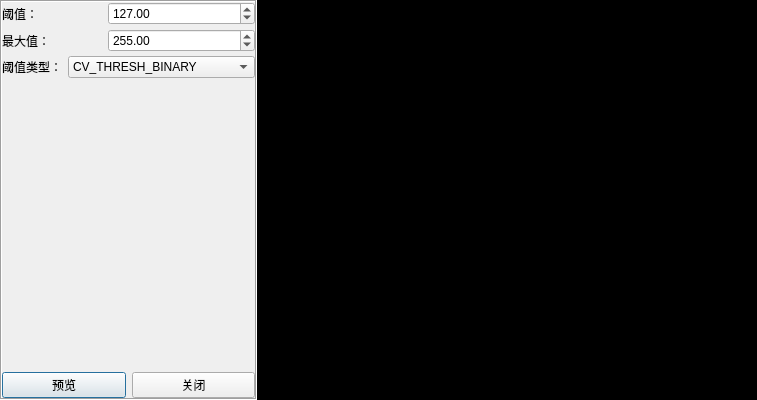
<?xml version="1.0" encoding="UTF-8"?>
<ui version="4.0">
 <class>ThresholdDialog</class>
 <widget class="QDialog" name="ThresholdDialog">
  <property name="geometry">
   <rect>
    <x>0</x>
    <y>0</y>
    <width>743</width>
    <height>400</height>
   </rect>
  </property>
  <property name="windowTitle">
   <string>阈值分割</string>
  </property>
  <layout class="QGridLayout" name="gridLayout">
   <property name="leftMargin">
    <number>0</number>
   </property>
   <property name="topMargin">
    <number>0</number>
   </property>
   <property name="rightMargin">
    <number>0</number>
   </property>
   <property name="bottomMargin">
    <number>0</number>
   </property>
   <property name="horizontalSpacing">
    <number>0</number>
   </property>
   <item row="0" column="1">
    <widget class="QLabel" name="label">
     <property name="minimumSize">
      <size>
       <width>500</width>
       <height>400</height>
      </size>
     </property>
     <property name="maximumSize">
      <size>
       <width>500</width>
       <height>400</height>
      </size>
     </property>
     <property name="styleSheet">
      <string notr="true">background-color: rgb(0, 0, 0);</string>
     </property>
     <property name="text">
      <string/>
     </property>
    </widget>
   </item>
   <item row="0" column="0">
    <widget class="QFrame" name="frame">
     <property name="frameShape">
      <enum>QFrame::Box</enum>
     </property>
     <property name="frameShadow">
      <enum>QFrame::Sunken</enum>
     </property>
     <layout class="QGridLayout" name="gridLayout_2">
      <property name="leftMargin">
       <number>0</number>
      </property>
      <property name="topMargin">
       <number>0</number>
      </property>
      <property name="rightMargin">
       <number>0</number>
      </property>
      <property name="bottomMargin">
       <number>0</number>
      </property>
      <property name="horizontalSpacing">
       <number>0</number>
      </property>
      <property name="verticalSpacing">
       <number>4</number>
      </property>
      <item row="0" column="0">
       <layout class="QHBoxLayout" name="horizontalLayout">
        <item>
         <widget class="QLabel" name="label_2">
          <property name="text">
           <string>阈值：</string>
          </property>
         </widget>
        </item>
        <item>
         <widget class="QDoubleSpinBox" name="doubleSpinBox_Threshold">
          <property name="minimumSize">
           <size>
            <width>147</width>
            <height>0</height>
           </size>
          </property>
          <property name="maximum">
           <double>10000.000000000000000</double>
          </property>
          <property name="value">
           <double>127.000000000000000</double>
          </property>
         </widget>
        </item>
       </layout>
      </item>
      <item row="4" column="0">
       <layout class="QHBoxLayout" name="horizontalLayout_4">
        <item>
         <widget class="QPushButton" name="pushButton">
          <property name="text">
           <string>预览</string>
          </property>
         </widget>
        </item>
        <item>
         <widget class="QPushButton" name="pushButton_2">
          <property name="text">
           <string>关闭</string>
          </property>
         </widget>
        </item>
       </layout>
      </item>
      <item row="1" column="0">
       <layout class="QHBoxLayout" name="horizontalLayout_2">
        <item>
         <widget class="QLabel" name="label_3">
          <property name="text">
           <string>最大值：</string>
          </property>
         </widget>
        </item>
        <item>
         <widget class="QDoubleSpinBox" name="doubleSpinBox_MaxVal">
          <property name="minimumSize">
           <size>
            <width>147</width>
            <height>0</height>
           </size>
          </property>
          <property name="maximum">
           <double>10000.000000000000000</double>
          </property>
          <property name="value">
           <double>255.000000000000000</double>
          </property>
         </widget>
        </item>
       </layout>
      </item>
      <item row="2" column="0">
       <layout class="QHBoxLayout" name="horizontalLayout_3">
        <item>
         <widget class="QLabel" name="label_4">
          <property name="text">
           <string>阈值类型：</string>
          </property>
         </widget>
        </item>
        <item>
         <widget class="QComboBox" name="comboBox">
          <item>
           <property name="text">
            <string>CV_THRESH_BINARY</string>
           </property>
          </item>
          <item>
           <property name="text">
            <string>CV_THRESH_BINARY_INV</string>
           </property>
          </item>
          <item>
           <property name="text">
            <string>CV_THRESH_TRUNC</string>
           </property>
          </item>
          <item>
           <property name="text">
            <string>CV_THRESH_TOZERO</string>
           </property>
          </item>
          <item>
           <property name="text">
            <string>CV_THRESH_TOZERO_INV</string>
           </property>
          </item>
         </widget>
        </item>
       </layout>
      </item>
      <item row="3" column="0">
       <spacer name="verticalSpacer">
        <property name="orientation">
         <enum>Qt::Vertical</enum>
        </property>
        <property name="sizeHint" stdset="0">
         <size>
          <width>20</width>
          <height>40</height>
         </size>
        </property>
       </spacer>
      </item>
     </layout>
    </widget>
   </item>
  </layout>
 </widget>
 <layoutdefault spacing="6" margin="11"/>
 <resources/>
 <connections/>
</ui>
